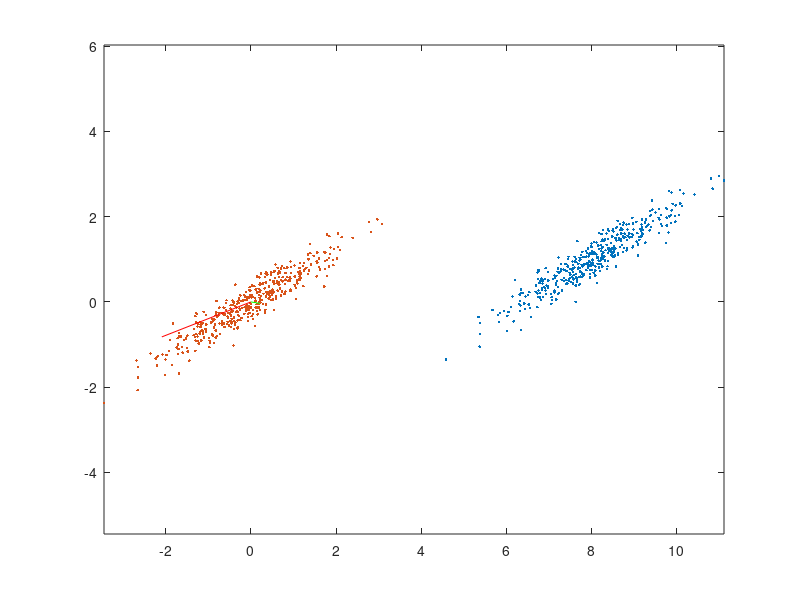

Recreate this plot in MATLAB.
% Gaussian distr, Box-Mueller method
n = 400;
U = rand(2,n);
v = 2*pi*U(2,:);
G = ones(2,1)*sqrt(-2.*log(U(1,:))).*[cos(v);sin(v)];

plot(G(1,:),G(2,:),'.')
axis equal

% Transform
A = [1 .5
     .5 0.5];
t = [8; 1];
Y = A*G+t*ones(1,n);
plot(Y(1,:),Y(2,:),'.')
axis equal
hold on
plot(Y(1,:)-mean(Y(1,:)),Y(2,:)-mean(Y(2,:)),'.')
newY(1,:) = Y(1,:)-mean(Y(1,:));
newY(2,:) = Y(2,:)-mean(Y(2,:));
covY = newY * newY'
covY = covY/(size(newY,2)-1)
[V,D] = eig(covY)
%V = a unscaled
%V as vector
plot(2*sqrt(D(1,1))*[0 V(1,1)],D(1,1)*[0 V(2,1)],'g')
plot(2*sqrt(D(2,2))*[0 V(1,2)],D(2,2)*[0 V(2,2)],'r')
